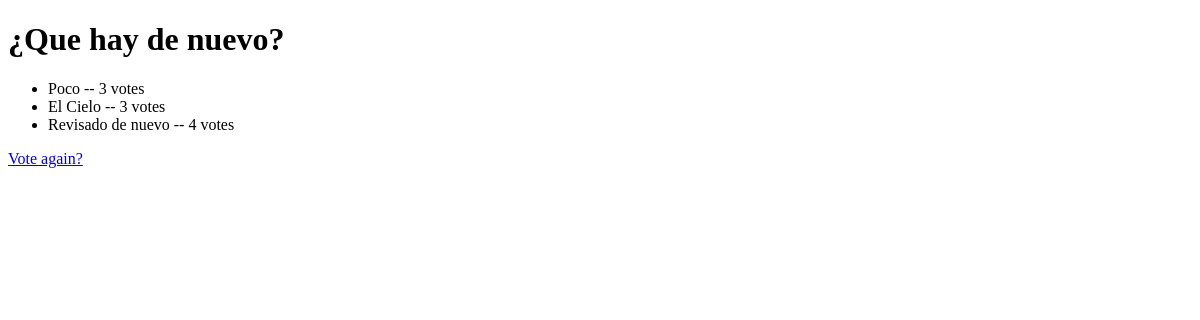
/polls/1/results/, run on an earlier commit of the app's database.
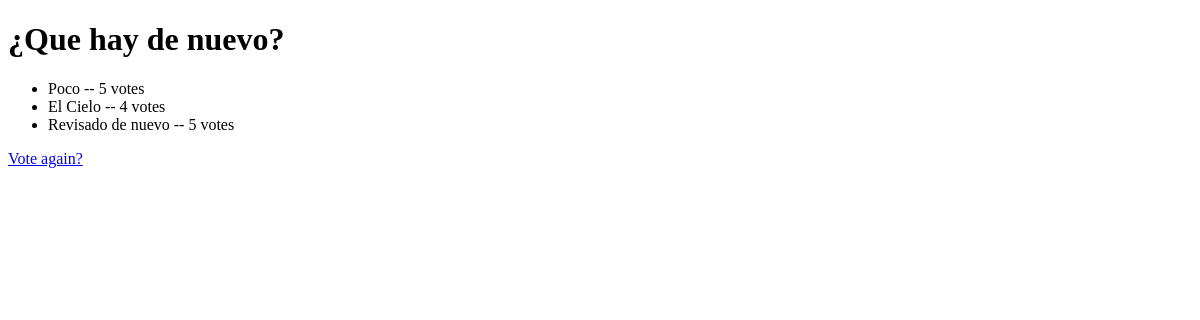
And on a later commit of the database.
### polls/models.py (models this page shows, shortened)
class Question(models.Model):
    question_text = models.CharField(max_length=200)
    pub_date = models.DateTimeField('date published')
    def es_reciente(self):
        now = timezone.now()
        return now - datetime.timedelta(days=1) <= self.pub_date <= now
    es_reciente.admin_order_field = "pub_date"
    es_reciente.boolean = True
    es_reciente.short_description = "Publicado Recientemente"

class Choice(models.Model):
    question = models.ForeignKey(Question, on_delete=models.CASCADE)
    choice_text = models.CharField(max_length=200)
    votes = models.IntegerField(default=0)

### polls/views.py (the view)
# urls.py: path('<int:pk>/results/', views.ResultsView.as_view(), name='results'),
class ResultsView(generic.DetailView):
    model = Question
    template_name = 'polls/results.html'

### polls/templates/polls/results.html (shortened to what this page needs)
<!DOCTYPE html>
<html>
<head>
</head>
<body>
<h1>{{ question.question_text }}</h1>
    <ul>
    {% for choice in question.choice_set.all %}
        <li>{{ choice.choice_text }} -- {{ choice.votes }} vote{{ choice.votes|pluralize }}</li>
    {% endfor %}
    </ul>
    <a href="{% url 'polls:detail' question.id %}">Vote again?</a>
</body>
</html>

What changed in the data, as far as the page shows it:
changed Choice "Poco": votes "3" → "5"
changed Choice "El Cielo": votes "3" → "4"
changed Choice "Revisado de nuevo": votes "4" → "5"
